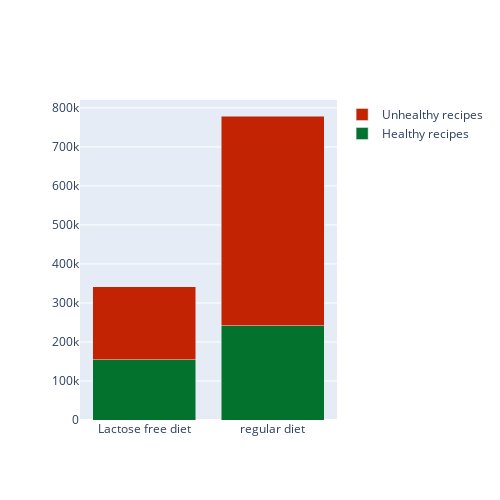

Notebook source saved alongside this figure:
### Code cell
import plotly.graph_objects as go
diets=['Lactose free diet', 'regular diet']
numberOfHealthyLactoseFreeRecipes = len(df_ingredients[(df_ingredients["LactoseFree"] == 1) & (df_ingredients["Unhealthy"] == 0)])
numberOfLactoseFreeRecipes = len(df_ingredients[df_ingredients["LactoseFree"] == 1])

numberOfHealthyRecipes = len(df_ingredients[df_ingredients["Unhealthy"] == 0])
numberOfRecipes = len(df_ingredients)

_hover_healthy1 = "Lactose free:<br><br>"
_hover_healthy1 += "Healthy recipes: " + str(numberOfHealthyLactoseFreeRecipes) + "<br>"
_hover_healthy1 += "Total recipes: " + str(numberOfLactoseFreeRecipes) + "<br>"
_hover_healthy1 += "Percentage of healthy recipes: " + str(round(numberOfHealthyLactoseFreeRecipes*100/numberOfLactoseFreeRecipes, 2)) + "%"

_hover_healthy2 = "No diet:<br><br>"
_hover_healthy2 += "Healthy recipes: " + str(numberOfHealthyRecipes) + "<br>"
_hover_healthy2 += "Total recipes: " + str(numberOfRecipes) + "<br>"
_hover_healthy2 += "Percentage of unhealthy recipes: " + str(round(numberOfHealthyRecipes*100/numberOfRecipes, 2)) + "%"

_hover_unhealthy1 = "Lactose free:<br><br>"
_hover_unhealthy1 += "Unhealthy recipes: " + str(numberOfLactoseFreeRecipes - numberOfHealthyLactoseFreeRecipes) + "<br>"
_hover_unhealthy1 += "Total recipes: " + str(numberOfLactoseFreeRecipes) + "<br>"
_hover_unhealthy1 += "Percentage of healthy recipes: " + str(round((numberOfLactoseFreeRecipes - numberOfHealthyLactoseFreeRecipes)*100/numberOfLactoseFreeRecipes, 2)) + "%"

_hover_unhealthy2 = "No diet:<br><br>"
_hover_unhealthy2 += "Unhealthy recipes: " + str(numberOfHealthyRecipes) + "<br>"
_hover_unhealthy2 += "Total recipes: " + str(numberOfRecipes) + "<br>"
_hover_unhealthy2 += "Percentage of unhealthy recipes: " + str(round((numberOfRecipes - numberOfHealthyRecipes)*100/numberOfRecipes, 2)) + "%"

fig = go.Figure(data=[
    go.Bar(
        name='Healthy recipes',
        x=diets,
        y=[numberOfHealthyLactoseFreeRecipes, numberOfHealthyRecipes],
        hovertext=[_hover_healthy1, _hover_healthy2],
        hoverinfo="text",
        marker_color= 'rgba(2, 114, 45, 1)'
    ),
    go.Bar(
        name='Unhealthy recipes',
        x=diets,
        y=[numberOfLactoseFreeRecipes - numberOfHealthyLactoseFreeRecipes, numberOfRecipes - numberOfHealthyRecipes],
        hovertext=[_hover_unhealthy1, _hover_unhealthy2],
        hoverinfo="text",
        marker_color= 'rgba(194, 35, 3, 1)'
    )
])
# Change the bar mode
fig.update_layout(
    barmode='stack',
    width=500,
    height=500,
    paper_bgcolor="White"
)

fig.show()

### Figure 1 — Plotly figure (JSON) as saved in the notebook; plotly's stock layout.template omitted (floating-point values rounded to 4 significant figures)
{"data": [{"hoverinfo": "text", "hovertext": ["Lactose free:<br><br>Healthy recipes: 154201<br>Total recipes: 341240<br>Percentage of healthy recipes: 45.19%", "No diet:<br><br>Healthy recipes: 241564<br>Total recipes: 779088<br>Percentage of unhealthy recipes: 31.01%"], "marker": {"color": "rgba(2, 114, 45, 1)"}, "name": "Healthy recipes", "type": "bar", "visible": true, "x": ["Lactose free diet", "regular diet"], "y": [154201, 241564]}, {"hoverinfo": "text", "hovertext": ["Lactose free:<br><br>Unhealthy recipes: 187039<br>Total recipes: 341240<br>Percentage of healthy recipes: 54.81%", "No diet:<br><br>Unhealthy recipes: 241564<br>Total recipes: 779088<br>Percentage of unhealthy recipes: 68.99%"], "marker": {"color": "rgba(194, 35, 3, 1)"}, "name": "Unhealthy recipes", "type": "bar", "visible": true, "x": ["Lactose free diet", "regular diet"], "y": [187039, 537524]}], "layout": {"barmode": "stack", "dragmode": "pan", "height": 500, "paper_bgcolor": "White", "width": 500, "xaxis": {"autorange": false, "range": [-0.5, 1.5], "type": "category"}, "yaxis": {"autorange": false, "range": [0, 820100.0], "type": "linear"}}}
